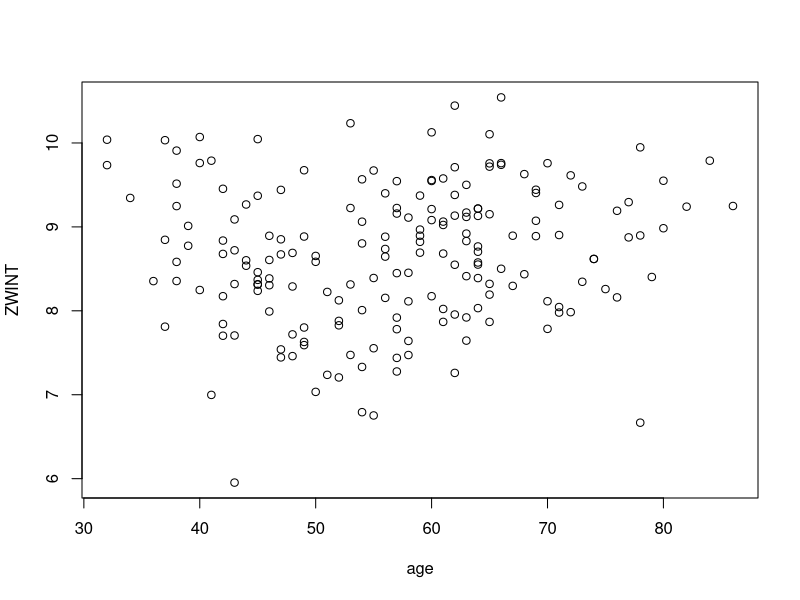
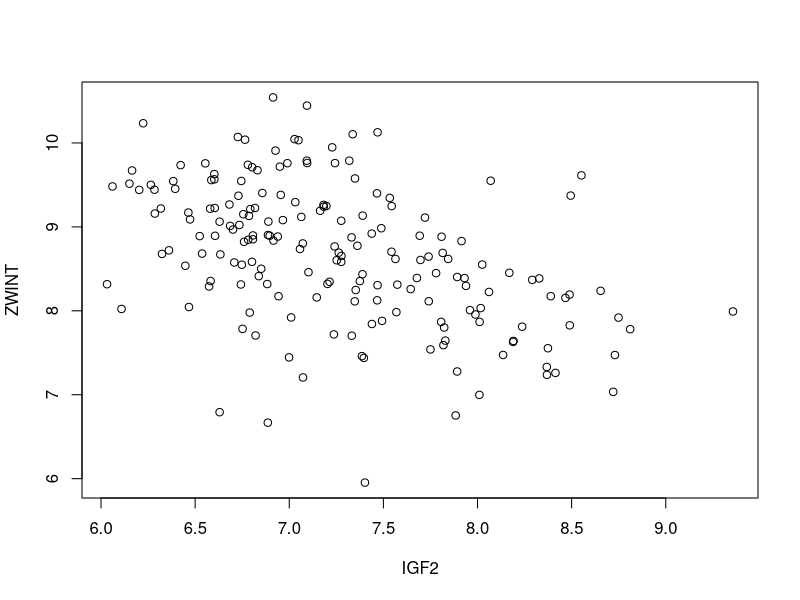
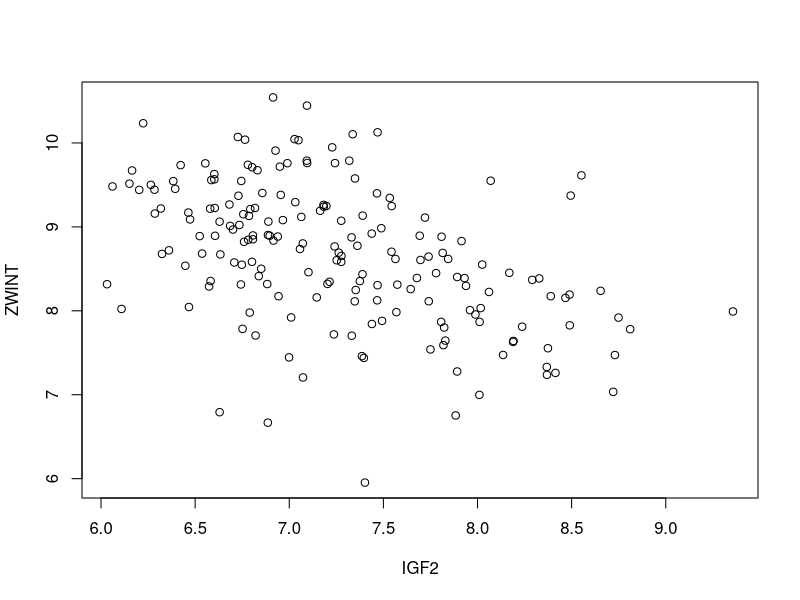
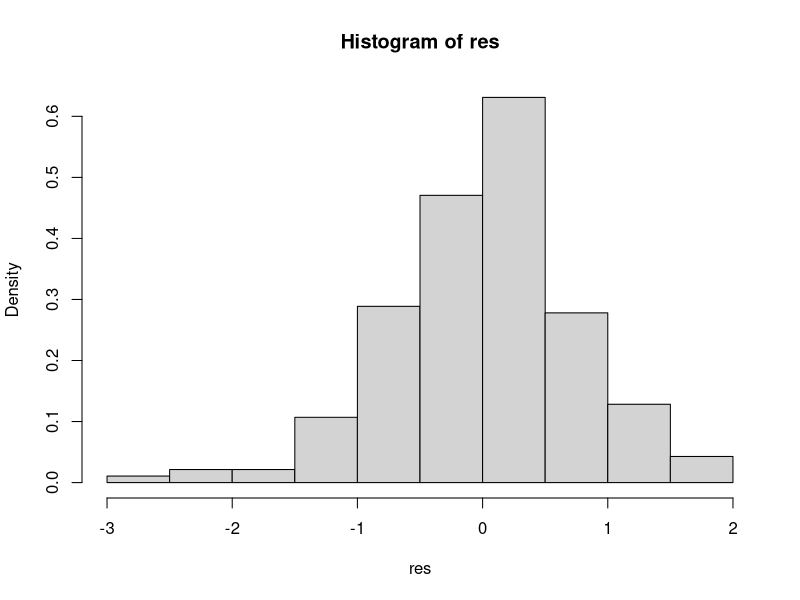
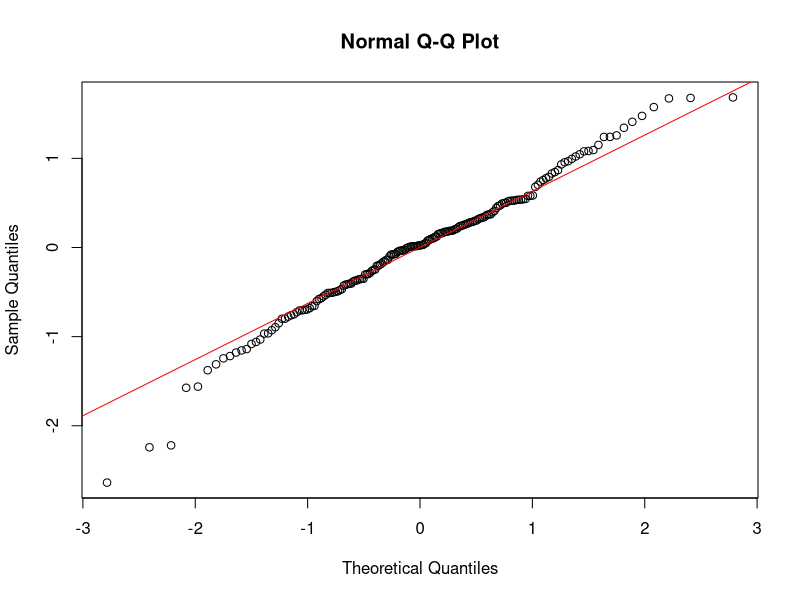
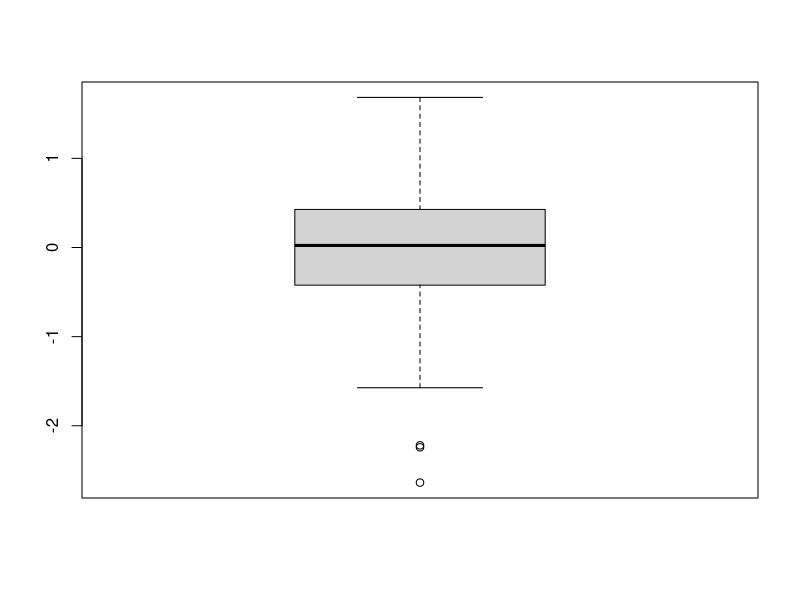
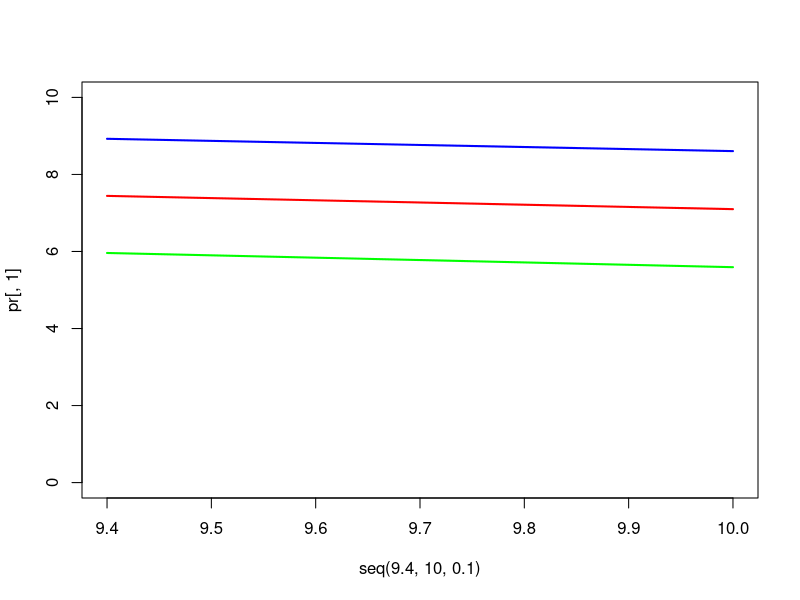

Write the R code that produced these figures, in order.
# REGRESSIONE LINEARE #


dati<-read.csv2("DATASET.csv", header=T)

attach(dati) #per comodità per togliere dati$ ogni volta


# DOMANDA:
# esiste una relazione lineare tra ZWINT ed età del paziente?


#PASSO 1- grafico
plot(age,ZWINT)
abline(lm(age~ZWINT), col="red")

# sembra esistere un blando andamento di aumento dei valori di ZWINT all'aumentare dei valori di età, quindi procediamo
# con l'analisi di una possibile relazione lineare tra le due variabili



## PASSO 2- calcolo e test per il coefficiente di correlazione lineare

cor.test(ZWINT,age)
# cor = 0.114
# H0: rho = 0 
# H1: rho ≠ 0
# non rifiutiamo l'ipotesi nulla di assenza di correlazione lineare tra età e ZWINT
# quindi non ha senso cercare una relazione lineare tra ZWINT e AGE




# DOMANDA 2: esiste una relazione (lineare) tra il livello di proteina ZWINT e IGF2?

#1
plot(IGF2, ZWINT)


#2
cor.test(ZWINT, IGF2)
# cor = -0.465
# p-value < 0.0001, procediamo con l'analisi di regressione lineare



## PASSO 3: stima dei coefficienti della retta di regressione e loro significatività

plot(ZWINT~IGF2)
model<-lm(ZWINT~IGF2)

summary(model)
# Test t per il coefficiente angolare beta_1
# H0: beta_1 = 0  
# H1: beta_1 != 0
# il p-value dovrebbe essere < 0.05 per affermare che esista una relazione lineare tra le due variabili


# Test t per l'intercetta beta_0
# H0: beta_0 = 0
# H1: beta_0 != 0
# se il p-value dell'intercetta è > 0.05 si rielabora un modello senza l'intercetta --> qui però è maggiore di 0.05 (=)



# A TITOLO DI ESEMPIO (perchè qui non va bene visto che intercetta è significativa) si esegue il modello senza intercetta
model1<-lm(ZWINT~IGF2 -1)
summary(model1)
# c'è solo più IGF2 (è sparito intercept)






## PASSO 4: analisi del coefficiente di determinazione R2 e dei residui per calcolare la bontà del modello costruito

# R2 dev'essere il più possibile vicino a 1 e i residui devono avere 
# media nulla. Se la taglia del campione è piccola dovrebbero anche
# avere una distribuzione normale e omoschedasticità, ovvero
# varianza uguale per ogni valore della x, per poter valutare la significatività
# dei coefficienti e calcolare l'intervallo di confidenza

res<-residuals(model)
# assegniamo i residui del modello al vettore res

mean(res) # la media è piccolissima
hist(res, freq=F)
qqnorm(res)
qqline(res, col="red")

str(model)
model$coefficients
boxplot(model$residuals) # boxplot dei residui

confint(model)
# calcolo degli intervalli di confidenza per i parametri






## PASSO 5: PREVISIONE
# Vogliamo calcolare l'intervallo di previsione per valori di ZWINT interni al range
# o esterni ma non troppo al range (maggiori dell'estremo superiore di IGF2)

range(IGF2)
# il range è tra 6.032 e 9.357

newdata<-data.frame(IGF2=seq(9.4,10,0.1)) # seq crea una successione di valori da 9.4 a 10 con incremento di 0.1
# i valori inseriti sono i valori di X in corrispondenza dei quali si vuole stimare i valori di Y con intervallo di previsione
# si prendono i valori subito esterni al range calcolato prima (dopo 9.357)

pr<-predict(model,newdata,interval="predict")
# man mano che ci allontaniamo dal range, il valore della previsione diventa più impreciso, i valori 
# dell'intervallo di previsione tra lwr e upr aumenta perdendo di precisione 

#      fit      lwr      upr
# 1 7.443384 5.961331 8.925437
# 2 7.385976 5.900220 8.871731
# 3 7.328567 5.838950 8.818184
# 4 7.271159 5.777522 8.764796
# 5 7.213751 5.715938 8.711564
# 6 7.156343 5.654198 8.658487
# 7 7.098934 5.592304 8.605565




plot(seq(9.4,10,0.1), pr[,1], type="l", col="red", lwd=2, ylim=c(0,10))
lines(seq(9.4,10,0.1), pr[,2], type="l", col="green", lwd=2, ylim=c(0,10))
lines(seq(9.4,10,0.1), pr[,3], type="l", col="blue", lwd=2, ylim=c(0,10))




